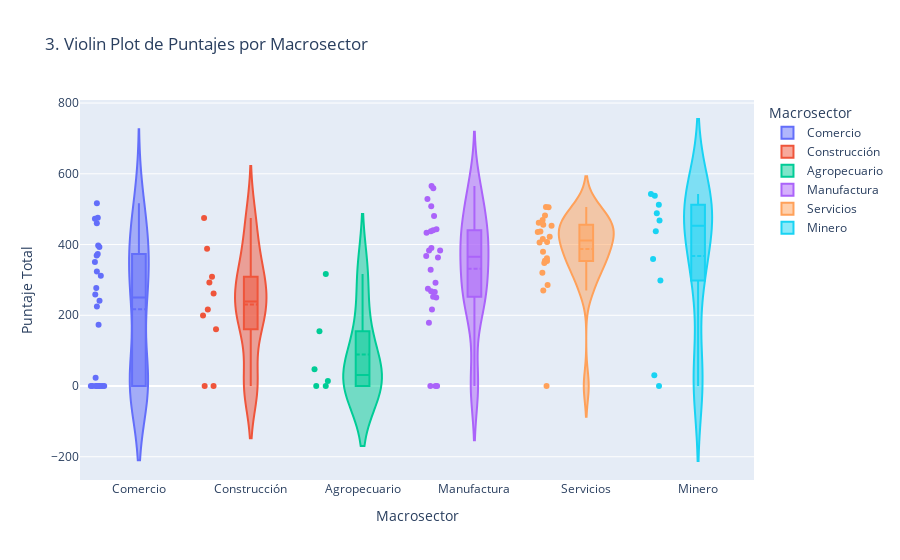

The notebook cell this image was saved under:
### Markdown cell above
## 3. Diagrama de Violín de la Dispersión del Desempeño Sectorial

### Code cell
# 1. Calcular el puntaje total (suma de valoracionPonderada) para cada empresa.
total_scores = raw_data.groupby(['Razón social', 'Macrosector'])['valoracionPonderada'].sum().reset_index()
total_scores.rename(columns={'valoracionPonderada': 'puntaje_total'}, inplace=True)

# 2. Eliminar Razón social y limpiar Macrosector '0' 'No' 'No informa' 'SI' 'Si'
total_scores.drop(columns='Razón social', inplace=True)


# 3. Crear un violin plot para cada Macrosector.
violin_fig = px.violin(total_scores, y='puntaje_total', x='Macrosector', box=True, points='all',
               color='Macrosector', title='3. Violin Plot de Puntajes por Macrosector',
               labels={'puntaje_total': 'Puntaje Total', 'Macrosector': 'Macrosector'})
violin_fig.update_traces(meanline_visible=True)
violin_fig.update_layout(
    xaxis_title='Macrosector',
    yaxis_title='Puntaje Total'
)

violin_fig.show()
save_chart_as_html(violin_fig, '03_violin_plot_performance.html')
# Save as image
violin_fig.write_image("img/03_violin_plot_performance.png", width=1000, height=800, scale=2)

### Figure 1 — Plotly figure (JSON) as saved in the notebook; plotly's stock layout.template omitted (floating-point values rounded to 4 significant figures)
{"data": [{"alignmentgroup": "True", "box": {"visible": true}, "hovertemplate": "Macrosector=%{x}<br>Puntaje Total=%{y}<extra></extra>", "legendgroup": "Comercio", "marker": {"color": "#636efa"}, "meanline": {"visible": true}, "name": "Comercio", "offsetgroup": "Comercio", "orientation": "v", "points": "all", "scalegroup": "True", "showlegend": true, "type": "violin", "x": ["Comercio", "Comercio", "Comercio", "Comercio", "Comercio", "Comercio", "Comercio", "Comercio", "Comercio", "Comercio", "Comercio", "Comercio", "Comercio", "Comercio", "Comercio", "Comercio", "Comercio", "Comercio", "Comercio", "Comercio", "Comercio", "Comercio", "Comercio", "Comercio", "Comercio", "Comercio"], "x0": " ", "xaxis": "x", "y": [0.0, 0.0, 0.0, 312.0, 173.5, 0.0, 369.3, 397.4, 0.0, 476.1, 277.2, 23.53, 0.0, 225.0, 473.1, 350.8, 460.5, 258.8, 0.0, 0.0, 516.8, 373.4, 241.2, 324.0, 0.0, 393.1], "y0": " ", "yaxis": "y"}, {"alignmentgroup": "True", "box": {"visible": true}, "hovertemplate": "Macrosector=%{x}<br>Puntaje Total=%{y}<extra></extra>", "legendgroup": "Construcción", "marker": {"color": "#EF553B"}, "meanline": {"visible": true}, "name": "Construcción", "offsetgroup": "Construcción", "orientation": "v", "points": "all", "scalegroup": "True", "showlegend": true, "type": "violin", "x": ["Construcción", "Construcción", "Construcción", "Construcción", "Construcción", "Construcción", "Construcción", "Construcción", "Construcción", "Construcción"], "x0": " ", "xaxis": "x", "y": [0.0, 474.9, 387.9, 292.4, 199.7, 160.2, 216.7, 309.1, 0.0, 261.5], "y0": " ", "yaxis": "y"}, {"alignmentgroup": "True", "box": {"visible": true}, "hovertemplate": "Macrosector=%{x}<br>Puntaje Total=%{y}<extra></extra>", "legendgroup": "Agropecuario", "marker": {"color": "#00cc96"}, "meanline": {"visible": true}, "name": "Agropecuario", "offsetgroup": "Agropecuario", "orientation": "v", "points": "all", "scalegroup": "True", "showlegend": true, "type": "violin", "x": ["Agropecuario", "Agropecuario", "Agropecuario", "Agropecuario", "Agropecuario", "Agropecuario"], "x0": " ", "xaxis": "x", "y": [0.0, 47.62, 316.7, 154.8, 0.0, 14.29], "y0": " ", "yaxis": "y"}, {"alignmentgroup": "True", "box": {"visible": true}, "hovertemplate": "Macrosector=%{x}<br>Puntaje Total=%{y}<extra></extra>", "legendgroup": "Manufactura", "marker": {"color": "#ab63fa"}, "meanline": {"visible": true}, "name": "Manufactura", "offsetgroup": "Manufactura", "orientation": "v", "points": "all", "scalegroup": "True", "showlegend": true, "type": "violin", "x": ["Manufactura", "Manufactura", "Manufactura", "Manufactura", "Manufactura", "Manufactura", "Manufactura", "Manufactura", "Manufactura", "Manufactura", "Manufactura", "Manufactura", "Manufactura", "Manufactura", "Manufactura", "Manufactura", "Manufactura", "Manufactura", "Manufactura", "Manufactura", "Manufactura", "Manufactura", "Manufactura", "Manufactura", "Manufactura", "Manufactura"], "x0": " ", "xaxis": "x", "y": [508.2, 440.3, 292.1, 216.4, 382.9, 480.9, 438.0, 275.1, 529.0, 268.2, 367.9, 559.2, 328.8, 0.0, 433.5, 0.0, 250.2, 0.0, 265.8, 565.4, 383.5, 363.2, 390.4, 443.5, 252.6, 178.9], "y0": " ", "yaxis": "y"}, {"alignmentgroup": "True", "box": {"visible": true}, "hovertemplate": "Macrosector=%{x}<br>Puntaje Total=%{y}<extra></extra>", "legendgroup": "Servicios", "marker": {"color": "#FFA15A"}, "meanline": {"visible": true}, "name": "Servicios", "offsetgroup": "Servicios", "orientation": "v", "points": "all", "scalegroup": "True", "showlegend": true, "type": "violin", "x": ["Servicios", "Servicios", "Servicios", "Servicios", "Servicios", "Servicios", "Servicios", "Servicios", "Servicios", "Servicios", "Servicios", "Servicios", "Servicios", "Servicios", "Servicios", "Servicios", "Servicios", "Servicios", "Servicios", "Servicios", "Servicios", "Servicios"], "x0": " ", "xaxis": "x", "y": [361.1, 506.3, 354.5, 437.1, 456.0, 469.3, 482.2, 435.6, 505.2, 422.0, 285.9, 407.1, 270.0, 379.6, 320.5, 405.7, 461.5, 0.0, 453.0, 415.4, 347.6, 353.5], "y0": " ", "yaxis": "y"}, {"alignmentgroup": "True", "box": {"visible": true}, "hovertemplate": "Macrosector=%{x}<br>Puntaje Total=%{y}<extra></extra>", "legendgroup": "Minero", "marker": {"color": "#19d3f3"}, "meanline": {"visible": true}, "name": "Minero", "offsetgroup": "Minero", "orientation": "v", "points": "all", "scalegroup": "True", "showlegend": true, "type": "violin", "x": ["Minero", "Minero", "Minero", "Minero", "Minero", "Minero", "Minero", "Minero", "Minero", "Minero"], "x0": " ", "xaxis": "x", "y": [30.77, 298.6, 543.0, 537.8, 437.6, 512.6, 359.1, 468.0, 488.3, 0.0], "y0": " ", "yaxis": "y"}], "layout": {"legend": {"title": {"text": "Macrosector"}, "tracegroupgap": 0}, "title": {"text": "3. Violin Plot de Puntajes por Macrosector"}, "violinmode": "overlay", "xaxis": {"anchor": "y", "categoryarray": ["Comercio", "Construcción", "Agropecuario", "Manufactura", "Servicios", "Minero"], "categoryorder": "array", "domain": [0, 1], "title": {"text": "Macrosector"}}, "yaxis": {"anchor": "x", "domain": [0, 1], "title": {"text": "Puntaje Total"}}}}
